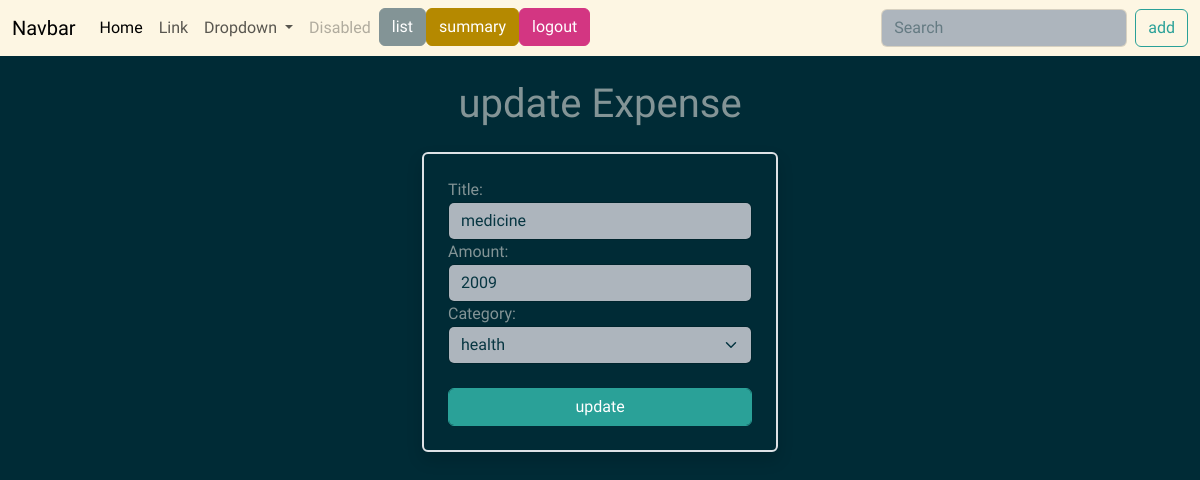
The page /expense/13/update/ (signed in) on the database its author committed.
### budget/models.py (models this page shows, shortened)
class Expense(models.Model):
    title=models.CharField(max_length=200)
    amount=models.PositiveIntegerField()
    created_date=models.DateTimeField(auto_now_add=True)
    category_choices=(
        ("food","food"),
        ("travel","travel"),
        ("health","health"),
        ("other","other"),
    )
    category=models.CharField(max_length=200,choices=category_choices,default="other")
    user=models.ForeignKey(User,on_delete=models.CASCADE)

### budget/views.py (the view, shortened to what this page needs)
# urls.py: path('expense/<int:pk>/update/',views.ExpenseUpdateView.as_view(),name="expense-update"),
@method_decorator(decs,name="dispatch")
class ExpenseUpdateView(View):
        def get(self,request,*args,**kwargs):
            id=kwargs.get("pk")
            expense_obj=Expense.objects.get(id=id)
            form_instance=ExpenseForm(instance=expense_obj)
            return render(request,"expense_edit.html",{"form":form_instance})

### budget/forms.py
class ExpenseForm(forms.ModelForm):
    class Meta:
        model=Expense
        exclude=("created_date","user")
        widgets={
            "title":forms.TextInput(attrs={"class":"form-control"}),
            "amount":forms.NumberInput(attrs={"class":"form-control"}),
            "category":forms.Select(attrs={"class":"form-control form-select"}),
        }

### budget/templates/expense_edit.html (shortened to what this page needs)
{%extends 'base.html'%}
{%block main_block%}
<div class="container">
    <div class="row">
        <div class="col-4"></div>
        <div class="col-4">
            <h1 class="text-center my-4">update Expense</h1>
            <form action=""method="post"class="border border-2 rounded shadow p-4">
                {{form}}
                <button type="submit"class="btn btn-success form-control mt-4">update</button>
            </form>
        </div>
        <div class="col-4"></div>
    </div>
</div>
{%endblock%}

### rows shown on the page
Expense: title "medicine", amount "2009", category "health"
